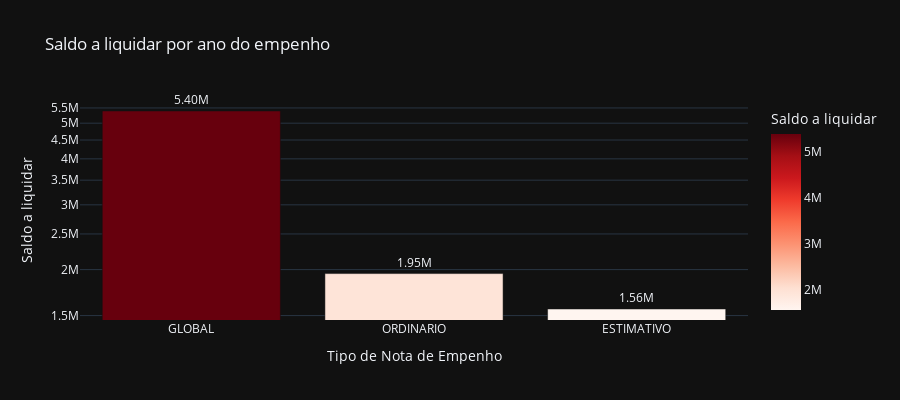

Write notebook code for a chart like this one.
### Code cell
# Saldo a liquidar por tipo de NE
cols = ['TIPO_NE', 'A_LIQUIDAR']

df_aux = df.loc[:, cols].groupby('TIPO_NE').sum().sort_values(by= 'A_LIQUIDAR', ascending=False).reset_index()
df_aux = df_aux[df_aux['A_LIQUIDAR'] > 0]
fig = px.bar(df_aux, 
             x='TIPO_NE', 
             y='A_LIQUIDAR',
             title='Saldo a liquidar por ano do empenho',
             labels={'TIPO_NE':'Tipo de Nota de Empenho', 'A_LIQUIDAR':'Saldo a liquidar'},
             text_auto='.3s',
             height=400,
             log_y=True,
             color='A_LIQUIDAR',
             color_continuous_scale = 'reds',
             template='plotly_dark')
fig.update_traces(textposition = 'outside', cliponaxis = False, hovertemplate=None)
fig.update_layout(hovermode="x unified")

fig.show()

### Figure 1 — Plotly figure (JSON) as saved in the notebook; plotly's stock layout.template omitted (floating-point values rounded to 4 significant figures)
{"data": [{"alignmentgroup": "True", "cliponaxis": false, "legendgroup": "", "marker": {"color": [5396000.0, 1951000.0, 1563000.0], "coloraxis": "coloraxis", "pattern": {"shape": ""}}, "name": "", "offsetgroup": "", "orientation": "v", "showlegend": false, "textposition": "outside", "texttemplate": "%{y:.3s}", "type": "bar", "x": ["GLOBAL", "ORDINARIO", "ESTIMATIVO"], "xaxis": "x", "y": [5396000.0, 1951000.0, 1563000.0], "yaxis": "y"}], "layout": {"barmode": "relative", "coloraxis": {"colorbar": {"title": {"text": "Saldo a liquidar"}}, "colorscale": [[0, "rgb(255,245,240)"], [0.125, "rgb(254,224,210)"], [0.25, "rgb(252,187,161)"], [0.375, "rgb(252,146,114)"], [0.5, "rgb(251,106,74)"], [0.625, "rgb(239,59,44)"], [0.75, "rgb(203,24,29)"], [0.875, "rgb(165,15,21)"], [1, "rgb(103,0,13)"]]}, "height": 400, "hovermode": "x unified", "legend": {"tracegroupgap": 0}, "title": {"text": "Saldo a liquidar por ano do empenho"}, "xaxis": {"anchor": "y", "domain": [0, 1], "title": {"text": "Tipo de Nota de Empenho"}}, "yaxis": {"anchor": "x", "domain": [0, 1], "title": {"text": "Saldo a liquidar"}, "type": "log"}}}
